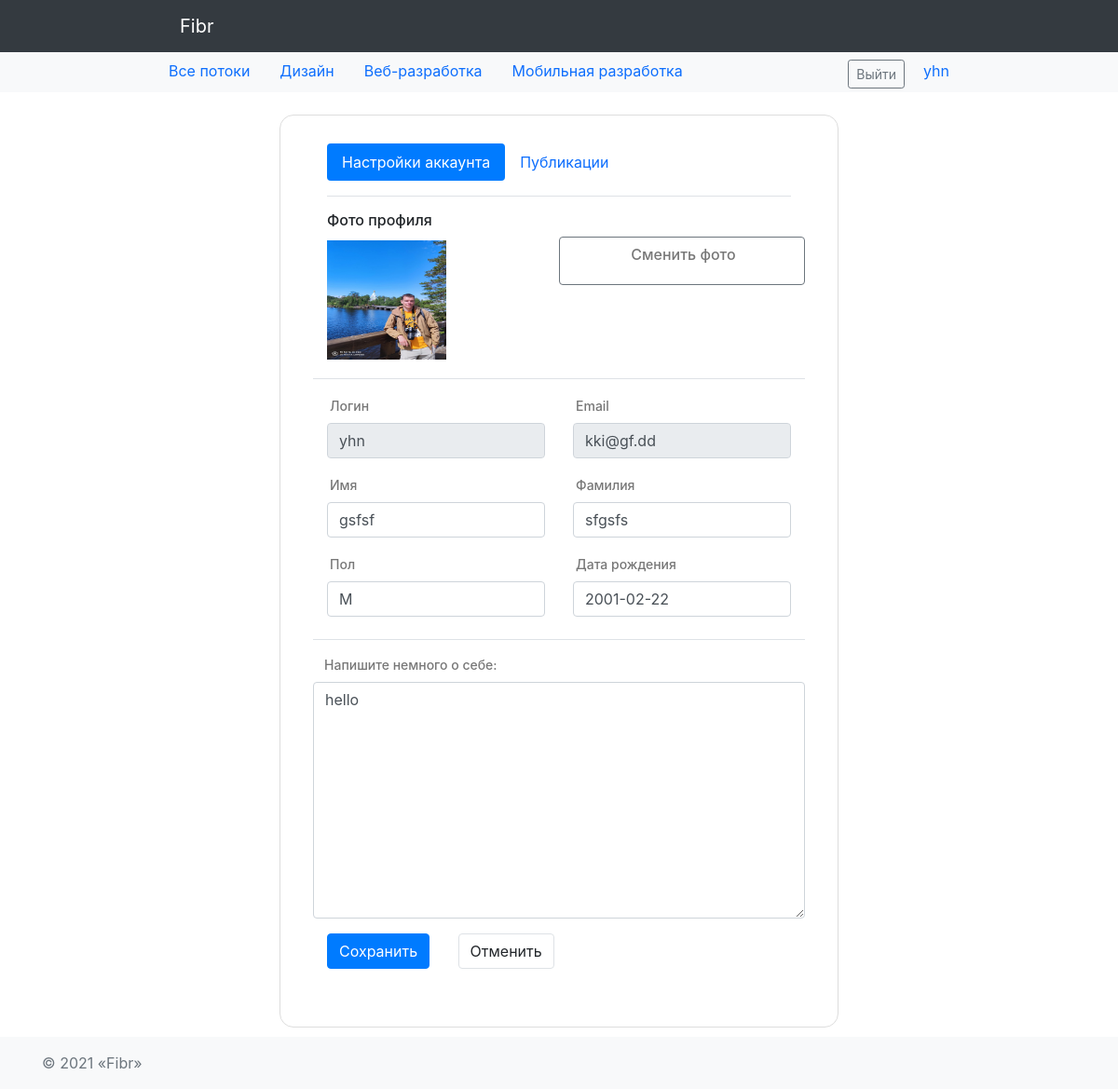
The app's page /auth/profile/20/ (signed in), older data.
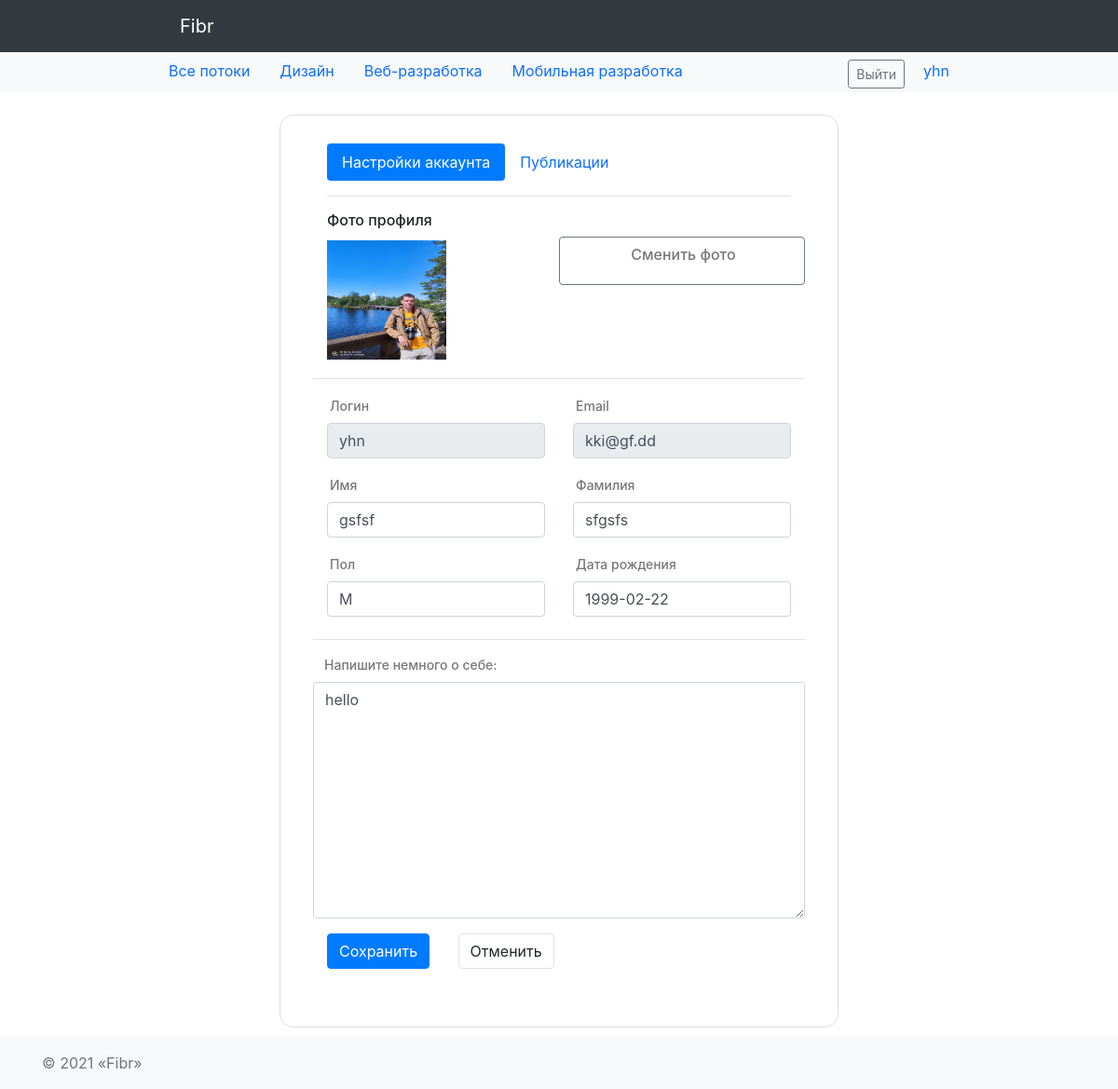
The same page, newer data.
### authapp/models.py (models this page shows, shortened)
class User(AbstractUser):
    image = models.ImageField(upload_to='users_avatars', blank=True, default='users_avatars/default.jpg')
    birthday = models.DateField(blank=True, null=True)
    def __str__(self):
        return self.username

### authapp/views.py (the view, shortened to what this page needs)
# urls.py: path('profile/<int:pk>/', authapp.ProfileView.as_view(), name='profile'),
class ProfileView(UpdateView):
    model = User
    template_name = 'authapp/profile.html'
    form_class = UserEditForm
    success_msg = 'Профиль успешно изменен'
    def get_context_data(self, *args, **kwargs):
        context = super().get_context_data(**kwargs)
        context['articles'] = Article.get_user_articles(self.request.user)
        if self.request.POST:
            context['profile_form'] = UserProfileEditForm(self.request.POST, instance=self.request.user.userprofile)
        else:
            context['profile_form'] = UserProfileEditForm(instance=self.request.user.userprofile)
        print('get_context_data', context)
        return context

### authapp/forms.py (shortened to what this page needs)
class UserEditForm(UserChangeForm):
    class Meta:
        model = User
        fields = ('first_name', 'last_name', 'image', 'username', 'email', 'password', 'birthday')
        widgets = {
            'image': CustomImageFieldWidget,
            'birthday': DatePickerInput(format='%Y-%m-%d'),
        }
    def __init__(self, *args, **kwargs):
        super(UserEditForm, self).__init__(*args, **kwargs)
        self.fields['username'].widget.attrs['readonly'] = True
        self.fields['password'].widget.attrs['readonly'] = True
        self.fields['email'].widget.attrs['readonly'] = True
        self.fields['image'].widget.attrs['class'] = 'custom-file-input'
        for name, field in self.fields.items():
            if not name == 'image':
                if field.widget.attrs.get('readonly', False):
                    field.widget.attrs['class'] = 'form-control .bg-secondary'
                else:
                    field.widget.attrs['class'] = 'form-control'

### article/models.py (called while the page is built)
    def __str__(self):
        return self.title

    @staticmethod
    def get_user_articles(user):
        return Article.objects.filter(user=user, is_active=True)

### authapp/templates/authapp/profile.html (shortened to what the changed rows need)
{% extends 'authapp/base.html' %}
{% load static %}
{% block content %}
    {% load bootstrap4 %}
    {% bootstrap_css %}
<div class="container">
    <div class="row justify-content-md-center">
        <div class="col-md-8">
            <div class="wrapper bg-white mt-sm-4">
                <div class="tab-content" id="pills-tabContent">
                    <div class="tab-pane fade show active" id="pills-profile" role="tabpanel" aria-labelledby="pills-profile-tab">
                        <form method="post" enctype='multipart/form-data' class="border-top pt-3" novalidate>
                            <div class="row justify-content-md-justify border-bottom">
                                <div class="col-6 py-1">
                                    <div class="d-flex align-items-start">
                                        <div class="form-group">
                                            <img src="{{user.image.url}}" width="128" height="128">
                                        </div>
                                    </div>
                                </div>
                            </div>
                            <div class="py-2">
                                <div class="row py-2">
                                    <div class="col-md-6"><label for="username">Логин</label> {{ form.username }}</div>
                                    <div class="col-md-6 pt-md-0 pt-3"><label for="email">Email</label> {{ form.email }}
                                    </div>
                                </div>
                                <div class="row py-2">
                                    <div class="col-md-6"><label for="firstname">Имя</label> {{ form.first_name }}</div>
                                    <div class="col-md-6 pt-md-0 pt-3"><label for="lastname">Фамилия</label> {{ form.last_name }}
                                    </div>
                                </div>
                                <div class="row py-2 border-bottom pb-4">
                                    <div class="col-md-6 pt-md-0 pt-3 has-validation"><label for="birthday">Дата рождения</label>{{ form.birthday }}
                                    </div>
                                </div>
                            </div>
                        </form>
                    </div>
                </div>
            </div>
        </div>
    </div>
</div>
{% endblock %}

### mainapp/templates/mainapp/includes/inc_nav_menu.html (shortened to what this page needs)
<nav class="navbar navbar-expand-lg navbar-dark bg-dark">
    <div class="container w-75">
        <a class="navbar-brand px-lg-3" href="/">Fibr</a>
    </div>
</nav>
<nav id="navbar_top" class="navbar-expand-md navbar-light bg-light">
    <div class="container d-flex justify-content-between w-75">
        <ul class="nav justify-content-center">
            <li class="nav-item">
                <a class="nav-link" href="/">Все потоки</a>
            </li>
            {% for topic in topic_list %}
                <li class="nav-item">
                    <a class="nav-link" href="{% url 'hub:topic' topic.pk %}">
                        {{ topic.name }}
                    </a>
                </li>
            {% endfor %}
        </ul>
        <ul class="nav">
            <li class="nav-item">
                <div class="d-grid gap-2 d-md-block mt-1">
                    {% if user.is_authenticated %}
                        <button class="btn btn-outline-secondary btn-sm my-0 m-1" type="button"
                                onclick="location.href='{% url 'auth:logout' %}'">
                            Выйти
                        </button>
                    {% endif %}
                </div>
            </li>
            {% if user.is_authenticated %}
                <li class="nav-item">
                    <a class="nav-link" href="{% url 'auth:profile' user.pk %}">{{ user.username }}</a>
                </li>
            {% endif %}
        </ul>
    </div>
</nav>

Row changes from the older to the newer data that the page shows:
changed User "yhn": birthday "2001-02-22" → "1999-02-22"
